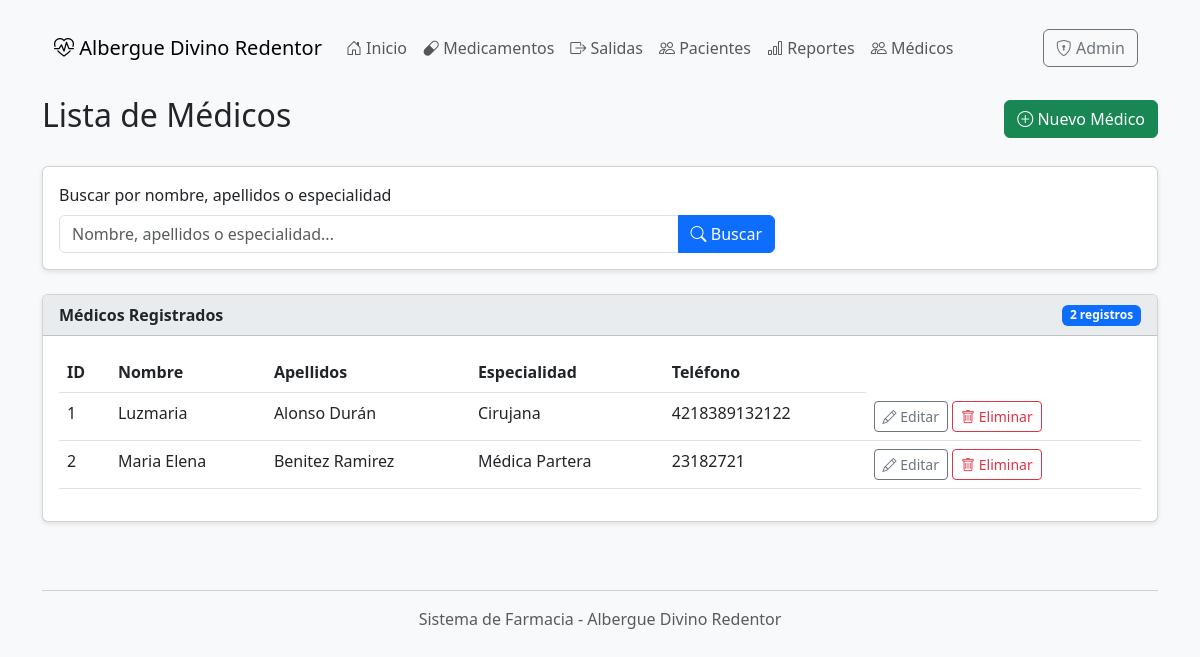
The page /medicos/ on the database as committed earlier.
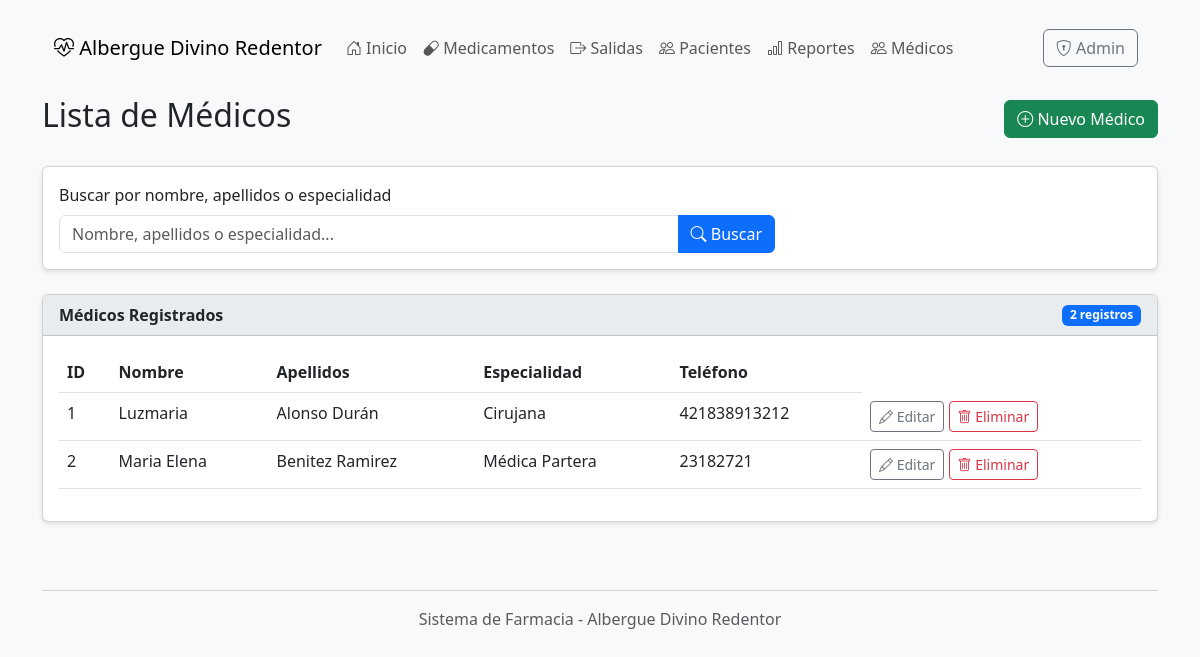
The same page on the database as committed later.
### farmacia/models.py (models this page shows, shortened)
class Medico(models.Model):
    id = models.AutoField(primary_key=True)
    nombre = models.CharField(max_length=100)
    apellidos = models.CharField(max_length=100)
    especialidad = models.CharField(max_length=100, blank=True, null=True)
    telefono = models.CharField(max_length=15, blank=True, null=True)
    activo = models.BooleanField(default=True)
    class Meta:
        verbose_name = "Médico"
        verbose_name_plural = "Médicos"

### farmacia/views.py (the view)
# urls.py: path('medicos/', views.medicos, name='medicos'),
def medicos(request):
    query = request.GET.get('q', '')
    if query:
        medicos_list = Medico.objects.filter(
            Q(nombre__icontains=query) |
            Q(apellidos__icontains=query) |
            Q(especialidad__icontains=query))
    else:
        medicos_list = Medico.objects.all()
    context = {'medicos': medicos_list, 'query': query}
    return render(request, 'medicos.html', context)

### farmacia/templates/medicos.html (shortened to what this page needs)
{% extends 'base.html' %}
{% block content %}
    <div class="d-flex justify-content-between align-items-center mb-4">
        <h2>Lista de Médicos</h2>
        <a href="{% url 'medico_nuevo' %}" class="btn btn-success">
            <i class="bi bi-plus-circle"></i> Nuevo Médico
        </a>
    </div>
     <div class="card mb-4">
        <div class="card-body">
            <form method="get" class="row g-3">
                <div class="col-md-8">
                    <label class="form-label">Buscar por nombre, apellidos o especialidad</label>
                    <div class="input-group">
                        <input type="text" name="q" class="form-control"
                               placeholder="Nombre, apellidos o especialidad..."
                               value="{{ query }}">
                        <button type="submit" class="btn btn-primary">
                            <i class="bi bi-search"></i> Buscar
                        </button>
                    </div>
                </div>
            </form>
        </div>
    </div>
    <div class="card">
        <div class="card-header d-flex justify-content-between align-items-center">
            <span>Médicos Registrados</span>
            <span class="badge bg-primary">{{ medicos.count }} registros</span>
        </div>
        <div class="card-body">
            <div class="table-responsive">
                <table class="table table-hover">
                    <thead>
                        <tr>
                            <th>ID</th>
                            <th>Nombre</th>
                            <th>Apellidos</th>
                            <th>Especialidad</th>
                            <th>Teléfono</th>
                        </tr>
                    </thead>
                    <tbody>
                        {% for medico in medicos %}
                        <tr>
                            <td>{{ medico.id }}</td>
                            <td>{{ medico.nombre }}</td>
                            <td>{{ medico.apellidos }}</td>
                            <td>{{ medico.especialidad }}</td>
                            <td>{{ medico.telefono }}</td>
                            <td>
                                <a href="{% url 'medico_editar' medico.id %}" class="btn btn-sm btn-outline-secondary">
                                    <i class="bi bi-pencil"></i> Editar
                                </a>
                                <a href="{% url 'medico_eliminar' medico.id %}" class="btn btn-sm btn-outline-danger">
                                    <i class="bi bi-trash"></i> Eliminar
                                </a>
                            </td>
                        </tr>
                        {% empty %}
                        <tr>
                            <td colspan="5" class="text-center">No hay médicos registrados</td>
                        </tr>
                        {% endfor %}
                    </tbody>
                </table>
            </div>
        </div>
    </div>
{% endblock %}

Rows that differ between the two databases and show on the page:
changed Medico "Luzmaria": telefono "4218389132122" → "421838913212"
